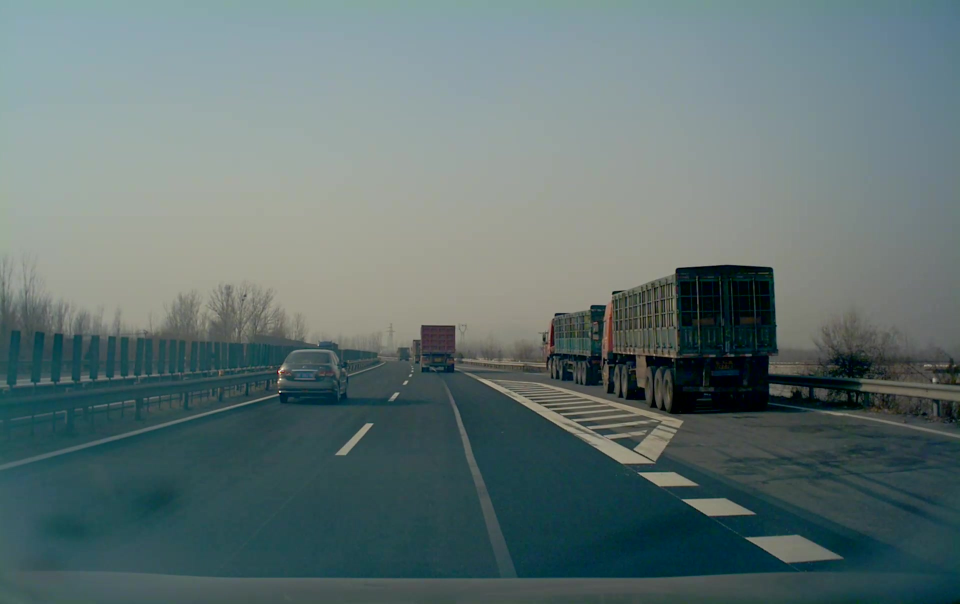
//> input picture src/localization/src/feature_extract_match/data/Unknow-normal-normal-01-20181129_wey_jingkun_inner-1-50976_141.jpg, 1920 x 1208 px (shown at 1/2 size)
$ ./main ../data/Unknow-normal-normal-01-20181129_wey_jingkun_inner-1-50976_141.jpg ../data/Unknow-normal-normal-01-20181129_wey_jingkun_inner-1-50976_146.jpg   (built with g++ and OpenCV 4)
//> lines starting //> are read from the running program, lines starting //| are printed output that depends on the picture
// [6 lines of commented-out code are left out]
#include "../include/common_header.h"

int main(int argc, char** argv) {
    if (argc < 3) {
        std::cout << "Wrong Use !" << std::endl;
        std::cout << "Usage: ./main img1 img2" << std::endl;
        exit(0);
    }
    //cv::Point2d pt1(1.5, 67);
    //std::cout << pt1.x << "  " << pt1.y << std::endl;
    //read image
    cv::Mat img_10 = cv::imread(argv[1], CV_LOAD_IMAGE_COLOR);
//> img_10 is the input picture: 1208 rows x 1920 cols, CV_8UC3; mean B, G, R 114.9, 115.2, 97.3
    cv::Mat img_20 = cv::imread(argv[2], CV_LOAD_IMAGE_COLOR);
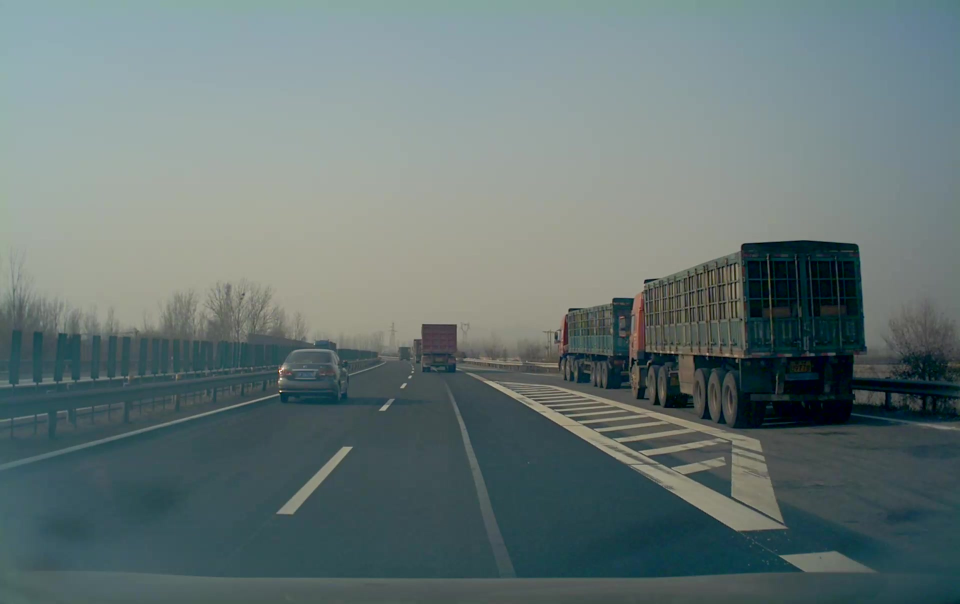
//> input picture src/localization/src/feature_extract_match/data/Unknow-normal-normal-01-20181129_wey_jingkun_inner-1-50976_146.jpg, 1920 x 1208 px (shown at 1/2 size)
//> img_20 is the input picture: 1208 rows x 1920 cols, CV_8UC3; mean B, G, R 117.6, 118.2, 102.9
    cv::Mat img_1;
    cv::resize(img_10, img_1, cv::Size(800, 500), CV_INTER_CUBIC);
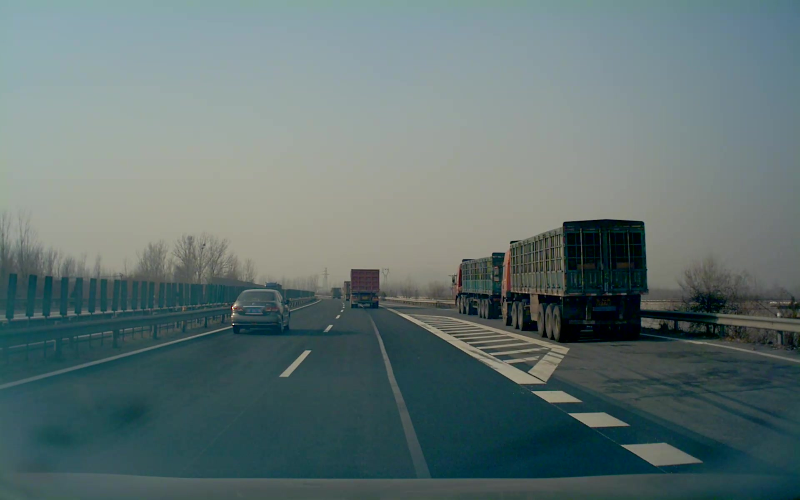
//> img_1: 500 rows x 800 cols, CV_8UC3; mean B, G, R 114.8, 115.1, 97.3
    cv::Mat img_2;
    cv::resize(img_20, img_2, cv::Size(800, 500), CV_INTER_CUBIC);
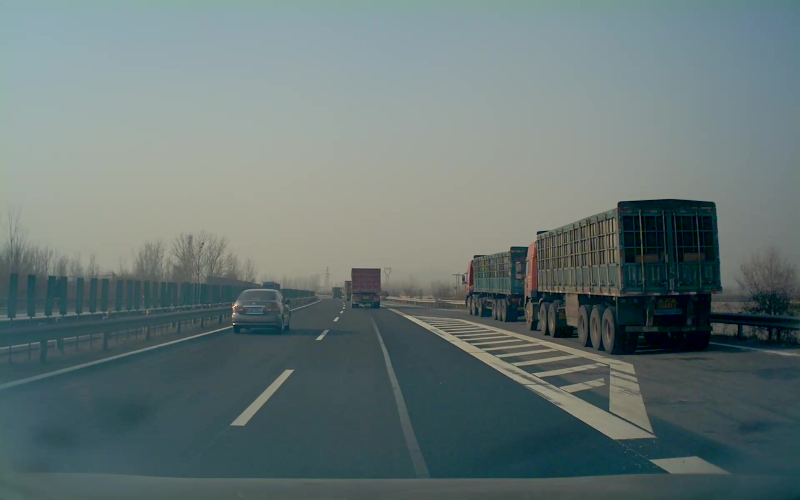
//> img_2: 500 rows x 800 cols, CV_8UC3; mean B, G, R 117.6, 118.2, 102.8
    //initialization
    std::vector<cv::KeyPoint> keypoints_1;
    std::vector<cv::KeyPoint> keypoints_2;
    cv::Mat descriptors_1;
    cv::Mat descriptors_2;
    cv::Ptr<cv::ORB> orb = cv::ORB::create(500, 1.2f, 8, 31, 0, 2, cv::ORB::HARRIS_SCORE, 31, 20);
    //detect orb 角点
    orb->detect(img_1, keypoints_1);
//> keypoints_1 = 500 keypoints; strongest (x, y, size): (511, 242, 31), (564, 222, 31), (232, 307, 31), (503, 255, 31)
    orb->detect(img_2, keypoints_2);
//> keypoints_2 = 500 keypoints; strongest (x, y, size): (537, 233, 31), (619, 202, 31), (619, 203, 37.2), (235, 305, 31)
    //calculate brief 描述子
    orb->compute(img_1, keypoints_1, descriptors_1);
    orb->compute(img_2, keypoints_2, descriptors_2);

    cv::Mat outimg_1;
    cv::drawKeypoints(img_1, keypoints_1, outimg_1, cv::Scalar::all(-1), cv::DrawMatchesFlags::DEFAULT);
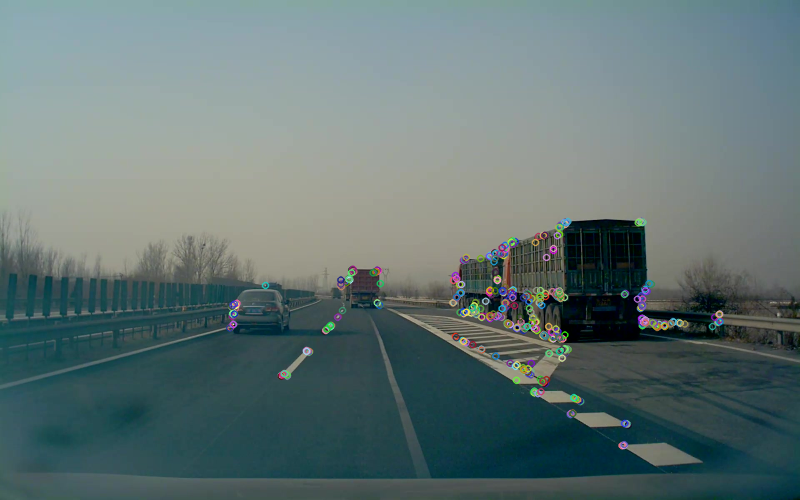
//> outimg_1: 500 rows x 800 cols, CV_8UC3; mean B, G, R 115.7, 116, 98.2
    cv::imshow("ORB features",outimg_1);
    //do match, use Hamming 距离
    std::vector<cv::DMatch> matches;
    cv::BFMatcher matcher(cv::NORM_HAMMING);
    matcher.match(descriptors_1, descriptors_2, matches);
//> matches = 500 matches
    //筛选匹配点
    double min_dist = 10000;
    double max_dist = 0;
    for (int i = 0; i < descriptors_1.rows; ++i) {
        double dist = matches[i].distance;
        if (dist < min_dist) {
            min_dist = dist;
        }
        if (dist > max_dist) {
            max_dist = dist;
        }
    }
//> this loop made 500 passes
//> (dist, min_dist, max_dist) on pass 1: (32, 32, 32)
//> (dist, max_dist) on passes 2, 5, 6, 26, 76, 81: (43, 43), (47, 47), (73, 73), (87, 87), (88, 88), (92, 92)
//> after the loop, min_dist = 6; max_dist = 92
    std::cout << "max dist: " << max_dist << std::endl;
//| max dist: 92
    std::cout << "min dist: " << min_dist << std::endl;
//| min dist: 6
    //当描述子之间的距离大于两倍的最小距离时，即认为匹配有误
    //但是有时候最小距离会非常小，设置一个经验值作为下线。
    std::vector<cv::DMatch> good_matches;
    for (int i = 1; i < descriptors_1.rows; ++i) {
        if (matches[i].distance < std::max(2 * min_dist, 30.0)) {
            //if (good_matches.size() < 500) {
                good_matches.push_back(matches[i]);
            //}
        }
    }
//> after the loop, good_matches = 86 matches
    //绘制匹配结果
    cv::Mat img_match;
    cv::Mat img_goodmatch;
    drawMatches(img_1, keypoints_1, img_2, keypoints_2, matches, img_match);
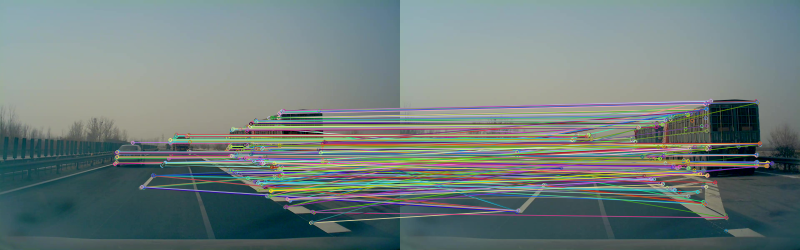
//> img_match: 500 rows x 1600 cols, CV_8UC3 (shown at 1/2 size); mean B, G, R 124.5, 125.9, 111.8
    drawMatches(img_1, keypoints_1, img_2, keypoints_2, good_matches, img_goodmatch);
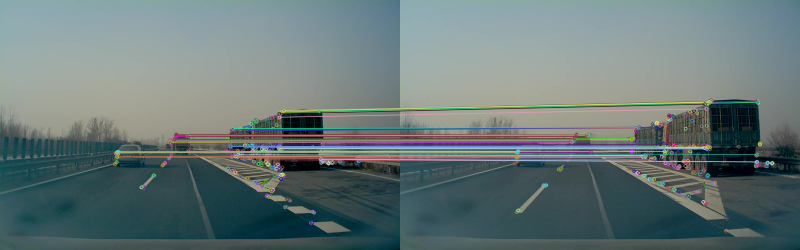
//> img_goodmatch: 500 rows x 1600 cols, CV_8UC3 (shown at 1/2 size); mean B, G, R 119.6, 119.8, 103.4
    cv::imshow("All matches", img_match);
    cv::imshow("Good matches", img_goodmatch);
    cv::waitKey(0);
    return 1;
}
